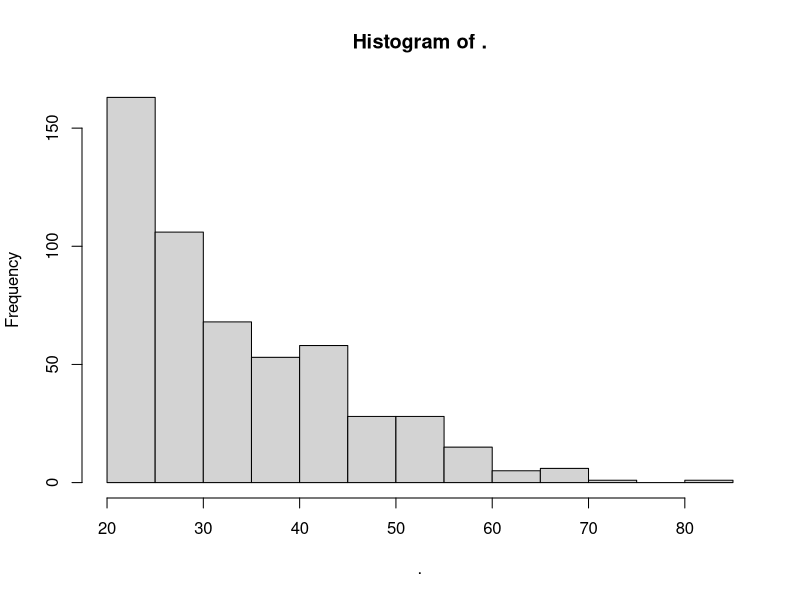
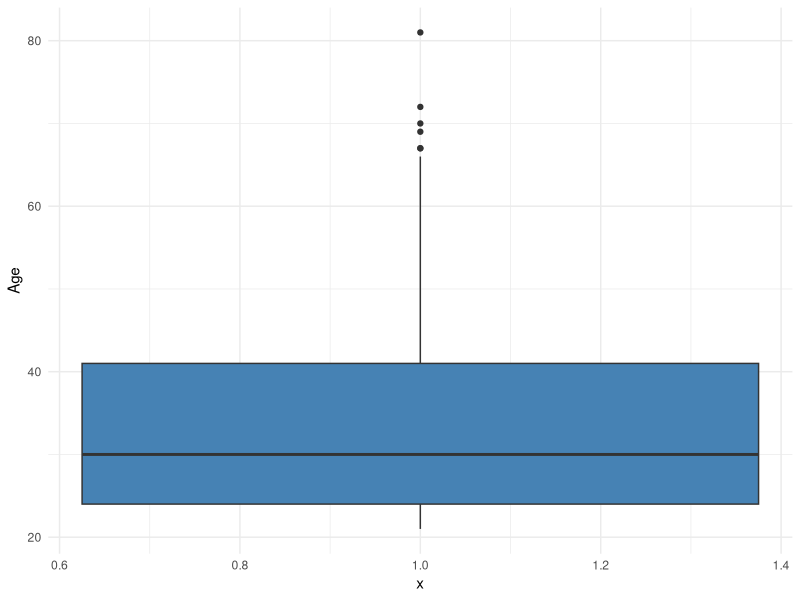
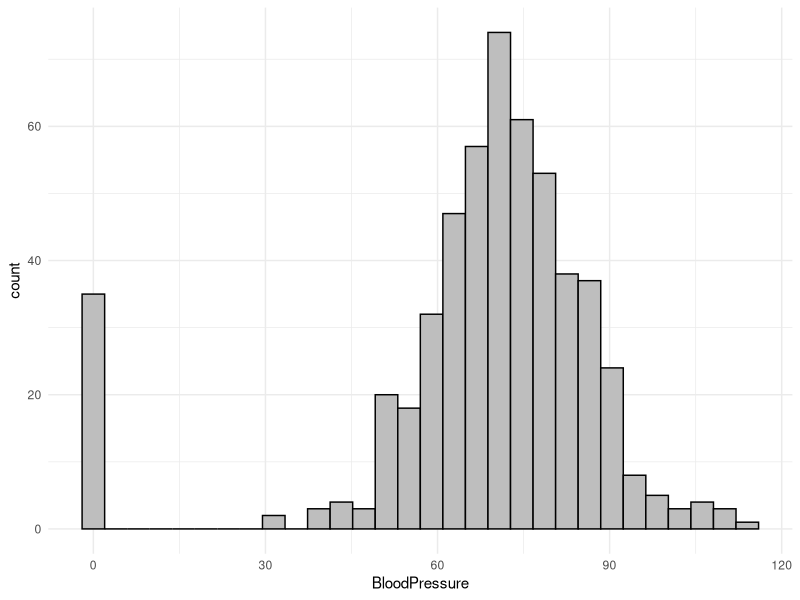
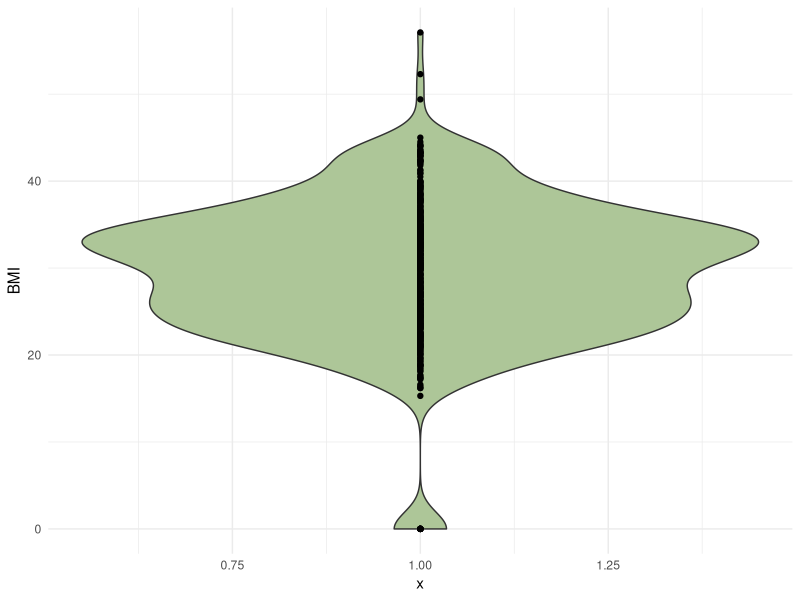
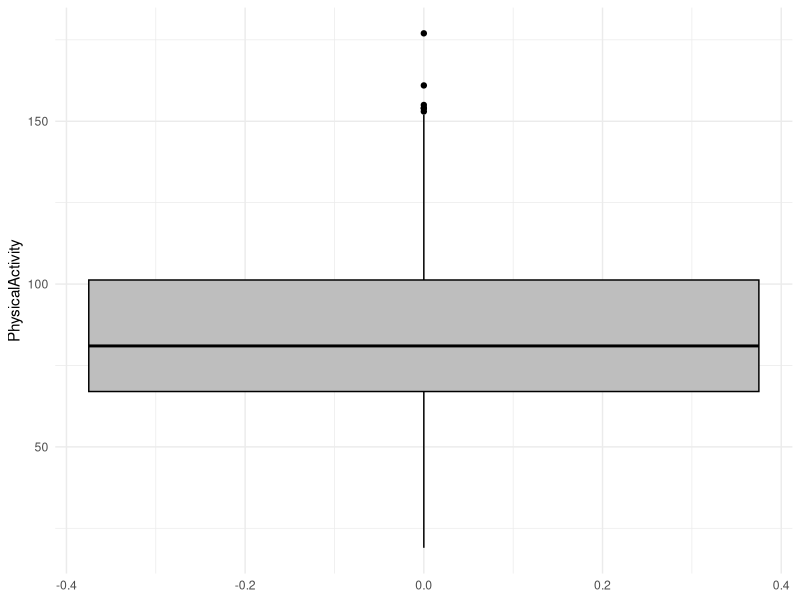

R code for these plots, in order: (Note: this script raises an error after producing the figures.)
## ---- chunk 1
library(tidyverse)
library(readxl)
## ---- chunk 2
diabetes_clinical <- read_excel('../data/diabetes_clinical_toy_messy.xlsx')
head(diabetes_clinical)
## ---- chunk 3
colSums(is.na(diabetes_clinical))
## ---- chunk 4
# Range
range(diabetes_clinical$Age, na.rm = TRUE)

# Histogram
diabetes_clinical$Age %>% hist()

# ggplot2 boxplot
diabetes_clinical %>% 
  ggplot(aes(y = Age, x = 1)) + 
  geom_boxplot(fill="steelblue") + 
  theme_minimal()
## ---- chunk 5
range(diabetes_clinical$BloodPressure, na.rm = TRUE)

diabetes_clinical %>% 
  ggplot(aes(x = BloodPressure)) + 
  geom_histogram(color='black', fill='grey') + 
  theme_minimal()
## ---- chunk 6
range(diabetes_clinical$BMI, na.rm = TRUE)

diabetes_clinical %>% 
  ggplot(aes(y = BMI, x = 1)) + 
  geom_violin(fill="#ADC698") +
  geom_point() +
  theme_minimal()
## ---- chunk 7
range(diabetes_clinical$PhysicalActivity, na.rm = TRUE)

diabetes_clinical %>% 
  ggplot(aes(y = PhysicalActivity)) + 
  geom_boxplot(color='black', fill='grey') + 
  theme_minimal()
## ---- chunk 8
range(diabetes_clinical$Serum_ca2, na.rm = TRUE)

diabetes_clinical %>% 
  ggplot(aes(x = Serum_ca2)) + 
  geom_histogram(color='black', fill='#ADC698') + 
  theme_minimal()
## ---- chunk 9
table(diabetes_clinical$Sex)
table(diabetes_clinical$Smoker)
table(diabetes_clinical$Diabetes)
## ---- chunk 10
nrow(diabetes_clinical)
## ---- chunk 11
diabetes_clinical_clean <- diabetes_clinical %>% 
  mutate(Sex = str_to_title(Sex)) %>% 
  filter(BMI != 0, BloodPressure != 0) 
## ---- chunk 12
# Unique sexes now
diabetes_clinical_clean$Sex %>% unique()

# Range of BMI and blood pressure
range(diabetes_clinical_clean$BMI, na.rm = TRUE)
range(diabetes_clinical_clean$BloodPressure, na.rm = TRUE)
## ---- chunk 13
nrow(diabetes_clinical_clean)
## ---- chunk 14
diabetes_meta <- read_delim('../data/diabetes_meta_toy_messy.csv')
head(diabetes_meta)
## ---- chunk 15
colSums(is.na(diabetes_meta))
## ---- chunk 16
table(diabetes_meta$Married)
table(diabetes_meta$Work)
## ---- chunk 17
unique(diabetes_meta$Married)
## ---- chunk 18
nrow(diabetes_meta)
## ---- chunk 19
diabetes_meta_clean <- diabetes_meta %>% 
  mutate(Married = str_trim(Married))
## ---- chunk 20
unique(diabetes_meta_clean$Married)
## ---- chunk 21
nrow(diabetes_meta_clean)
## ---- chunk 22
# We use inner_join to have as few NAs as possiable
diabetes_join <- diabetes_clinical_clean %>% 
  inner_join(diabetes_meta_clean, by = 'ID')

nrow(diabetes_join)
## ---- chunk 23
# Because we used `full_join`, all the unique IDs across both data sets are kept.
c(diabetes_clinical_clean$ID, diabetes_meta_clean$ID) %>% 
  unique() %>% 
  length()

nrow(diabetes_join)
## ---- chunk 24
diabetes_join <- diabetes_join %>% 
  mutate(Work = str_replace_all(Work, '-e', 'E'))

table(diabetes_join$Work)
## ---- chunk 25
diabetes_join <-  diabetes_join %>% 
  mutate(ID = paste0("ID_", as.factor(ID)))

head(diabetes_join$ID)
## ---- chunk 26
writexl::write_xlsx(diabetes_join, '../data/exercise1_diabetes_join.xlsx')
